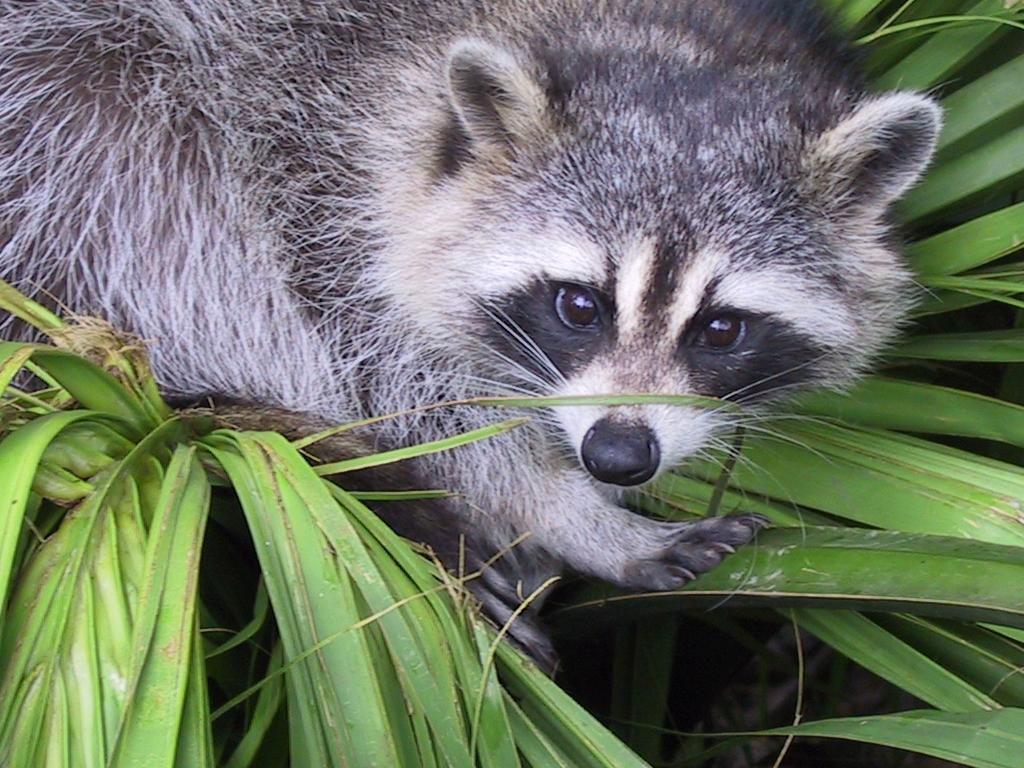
#> input picture python/python01/ex03/animal.jpeg, 1024 x 768 px
$ python load_image.py
#> lines starting #> are read from the running program, lines starting #| are printed output that depends on the picture
#> in ft_load, image is the input picture: PIL image 1024x768 RGB; mean R, G, B 110.7, 117.7, 102.1
#| The shape of image is: (768, 1024, 3)
#> (printed output is left out)
### python/python01/ex03/zoom.py
import numpy as np
import matplotlib.pyplot as plt


def ft_load_zoom(array: np.array, size: int):
    """zoom image"""
#> called with size = 400
    try:
        assert array is not None
    except AssertionError:
        print("array null, zoom impossible")
        return 1
    x = array.shape[0]
#> x = 768
    y = array.shape[1]
#> y = 1024
    debut_x = int((x + 500) / 2 - size / 2)
#> debut_x = 434
    debut_y = int((y - 400) / 2 - size / 2)
#> debut_y = 112
    new_arr = array[debut_y:debut_y + size, debut_x:debut_x + size]
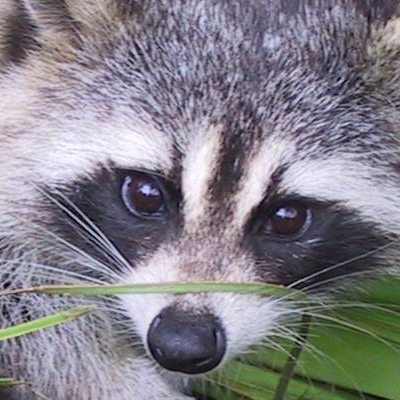
#> new_arr: shape (400, 400, 3); mean R, G, B 131.1, 128.3, 136.3
    # Gray = 0.299 * R + 0.587 * G + 0.114 * B
    gray = (
        0.299 * new_arr[:, :, 0] +
        0.587 * new_arr[:, :, 1] +
        0.114 * new_arr[:, :, 2]
    ).astype(np.uint8)
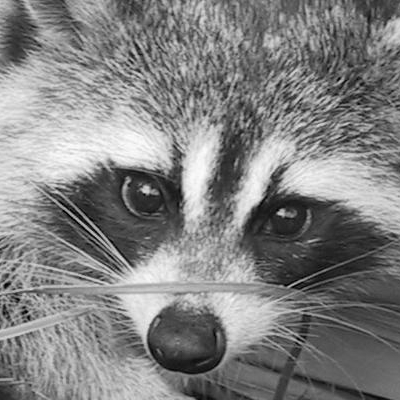
#> gray: shape (400, 400); min 0, max 253, mean 129.6
    if gray.ndim == 2:  # si c'est une image 2D (400,400)
        temp = gray.shape
#> temp = (400, 400)
        gray = np.expand_dims(gray, axis=2)  # on obtient (400,400,1)
    print(f"New shape after slicing:{gray.shape} or {temp}")
#| New shape after slicing:(400, 400, 1) or (400, 400)
    plt.imshow(gray, cmap='gray')
    plt.show()
    return gray

### python/python01/ex03/load_image.py
import numpy as np
from zoom import ft_load_zoom
from PIL import Image


def ft_load(path: str) -> np.array:
    """open an image and transforme en tableau 2d"""
    try:
        image = Image.open(path)
    except IOError as e:
        print(f"image open error: {e}")
        return
    except Exception as e:
        print(f"error {e}")
        return
    arr = np.array(image)
    print(f"The shape of image is: {arr.shape}")
    return arr


def main():
    array = ft_load("animal.jpeg")
    print(array)
    print(ft_load_zoom(array, 400))
#> (printed output is left out)
    return


if __name__ == '__main__':
    main()
